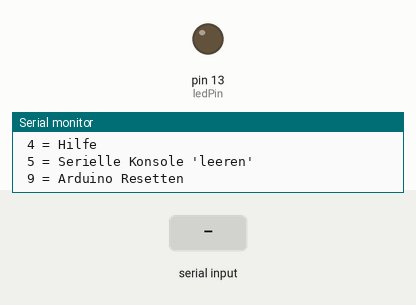
Recording of a sketch running on a simulated Arduino Uno, built with avr-gcc and run on an emulated ATmega328P. Shown: output pins drawn as LEDs (lit = HIGH), the last lines printed to the serial monitor. The test bench sets the inputs (shaded band).

Above: at 1.2 s.
1.3 s: "1" received over Serial
At 1.7 s:
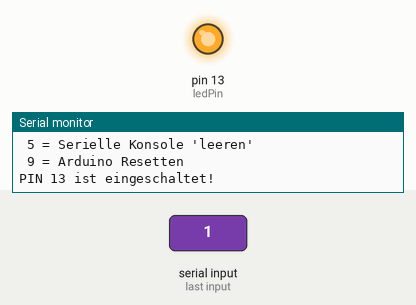
2.8 s: "5" received over Serial
At 4.1 s:
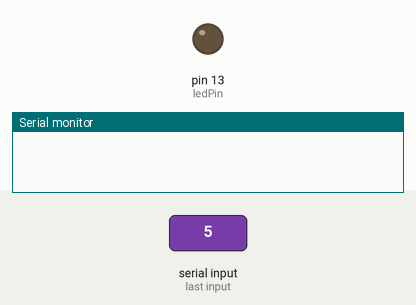
Timing chart, 0 to 5.8 s (numbered marks = the images above; inputs shaded):
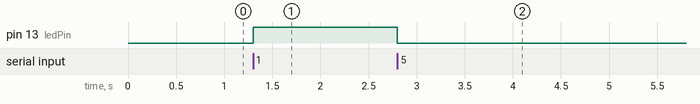

Measured:
- after the input at 1.3 s, pin 13 (ledPin): LOW → HIGH at once
- after the input at 2.8 s, pin 13 (ledPin): HIGH → LOW at once

The sketch:

miniMola.SerialForBeginners_DE_GitHub.ino
```cpp
//Dieser Text wurde geschrieben von miniMola / Adriano - Wenn sie es verändern möchten können sie es NICHT-kommerziel durchführen, andernfalls mich kontaktieren
//Dies ist ein Sketch, das die Basics über Serial beinhaltet

#define ledPin 13     //Definiert 'ledPin' als PIN Nr. 13
int incomingByte;

void setup() {
  Serial.begin(9600);
  pinMode(ledPin, OUTPUT);     //Legt fest, das ledPin ein Ausgang ist und Strom ausgibt
  Serial.println(" ");      //Mit Serial.println(" ") kann eine Textzeile in der Seriellen Schnittstelle ausgegeben werden
  Serial.println("[Serial-Basics] Arduino ist gestartet.");
  Serial.println(" 0 = LED Ausschalten ");
  Serial.println(" 1 = LED Einschalten ");
  Serial.println(" 4 = Hilfe");
  Serial.println(" 5 = Serielle Konsole 'leeren' ");
  Serial.println(" 9 = Arduino Resetten ");
}

void loop() {
  if (Serial.available() > 0) {

    incomingByte = Serial.read();

    if (incomingByte == '1')      //Falls die Zahl 1 ankommt, wird folgendes ausgeführt:
    {
      digitalWrite(ledPin, HIGH);     //Schaltet ledPin Ein
      Serial.println("PIN 13 ist eingeschaltet!");
    }

    if (incomingByte == '0')      //Falls die Zahl 0 ankommt, wird folgendes ausgeführt:
    {
      digitalWrite(ledPin, LOW);     //Schaltet ledPin Aus
      Serial.println("PIN 13 ist ausgeschaltet!");
    }

    if (incomingByte == '4')      //Falls die Zahl 4 ankommt, wird folgendes ausgeführt:
    {
      Serial.println(" ");
      Serial.println(" 0 = LED Ausschalten ");
      Serial.println(" 1 = LED Einschalten ");
      Serial.println(" 4 = Hilfe");
      Serial.println(" 5 = Serielle Konsole 'leeren' ");
      Serial.println(" 9 = Arduino Resetten ");
    }

    if (incomingByte == '5')      //Falls die Zahl 5 ankommt, wird folgendes ausgeführt:
    {
      //Der Befehl 5 leert sozusagen die Serielle Konsole
      digitalWrite(ledPin, LOW);     //Schaltet ledPin Aus
      Serial.println(" ");
      Serial.println(" ");
      Serial.println(" ");
      Serial.println(" ");
      Serial.println(" ");
      Serial.println(" ");
      Serial.println(" ");
      Serial.println(" ");
      Serial.println(" ");
      Serial.println(" ");
      Serial.println(" ");
      Serial.println(" ");
      Serial.println(" ");
      Serial.println(" ");
      Serial.println(" ");
      Serial.println(" ");
      Serial.println(" ");
      Serial.println(" ");
      Serial.println(" ");
      Serial.println(" ");
      Serial.println(" ");
      Serial.println(" ");
      Serial.println(" ");
      Serial.println(" ");
      Serial.println(" ");
      Serial.println(" ");
      Serial.println(" ");
      Serial.println(" ");
      Serial.println(" ");
      Serial.println(" ");
      Serial.println(" ");
      Serial.println(" ");
      Serial.println(" ");
      Serial.println(" ");
      Serial.println(" ");
      Serial.println(" ");
      Serial.println(" ");
      Serial.println(" ");
      Serial.println(" ");
      Serial.println(" ");
      Serial.println(" ");
      Serial.println(" ");
      Serial.println(" ");
      Serial.println(" ");
      Serial.println(" ");
      Serial.println(" ");
      Serial.println(" ");
      Serial.println(" ");
      Serial.println(" ");
      Serial.println(" ");
      Serial.println(" ");
      Serial.println(" ");
      Serial.println(" ");
      Serial.println(" ");
      Serial.println(" ");
      Serial.println(" ");
      Serial.println(" ");
      Serial.println(" ");
      Serial.println(" ");
      Serial.println(" ");
      Serial.println(" ");
      Serial.println(" ");
      Serial.println(" ");
      Serial.println(" ");
      Serial.println(" ");
      Serial.println(" ");
      Serial.println(" ");
      Serial.println(" ");
      Serial.println(" ");
      Serial.println(" ");
      Serial.println(" ");
      Serial.println(" ");
      Serial.println(" ");
    }

    if (incomingByte == '9')      //Falls die Zahl 9 ankommt, wird der Arduino Resettet:
    {
      Serial.println("Copyright (c) miniMola eMedia - ALLE RECHTE VORBEHALTEN");
      Serial.println("      ");
      Serial.println("      GERÄT WIRD RESETTET");
      Serial.println("      ");
      delay(300);
      Serial.println("      AUSGEFÜHRT: asm volatile (''  jmp 0'');");
      Serial.println("            ASSEMBLERBEFEHL WIRD AUSGEFÜHRT:   jmp 0");
      delay(300);
      Serial.println("      GERÄT RESETTET");
      Serial.println("      ");
      asm volatile ("  jmp 0");
    }
  }
}
```
